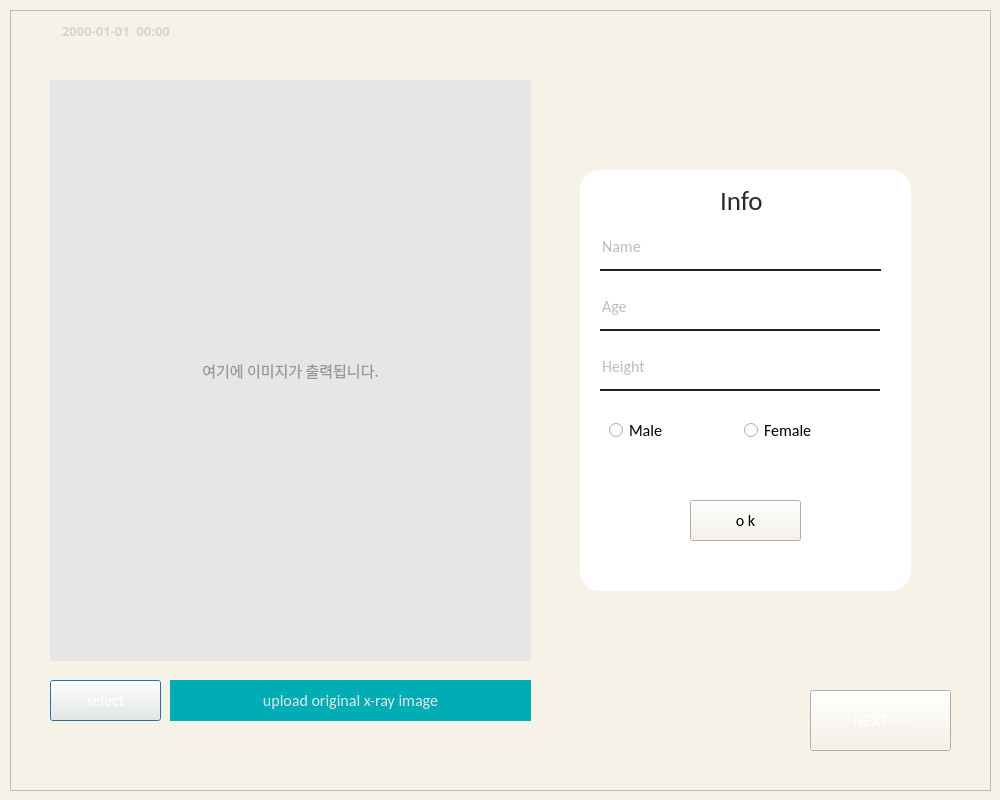
<?xml version="1.0" encoding="UTF-8"?>
<ui version="4.0">
 <class>step2</class>
 <widget class="QDialog" name="step2">
  <property name="enabled">
   <bool>true</bool>
  </property>
  <property name="geometry">
   <rect>
    <x>0</x>
    <y>0</y>
    <width>1000</width>
    <height>800</height>
   </rect>
  </property>
  <property name="windowTitle">
   <string>Bone Age</string>
  </property>
  <property name="windowIcon">
   <iconset>
    <normaloff>boneage_icon.png</normaloff>boneage_icon.png</iconset>
  </property>
  <property name="styleSheet">
   <string notr="true">background-color:rgb(247, 242, 231);</string>
  </property>
  <widget class="QLabel" name="input_info">
   <property name="geometry">
    <rect>
     <x>580</x>
     <y>170</y>
     <width>331</width>
     <height>421</height>
    </rect>
   </property>
   <property name="font">
    <font>
     <family>Calibri</family>
     <pointsize>12</pointsize>
    </font>
   </property>
   <property name="styleSheet">
    <string notr="true">background-color: rgb(255, 255, 255);
border-bottom-right-radius: 20px;
border-bottom-left-radius: 20px;
border-top-right-radius: 20px;
border-top-left-radius: 20px;
</string>
   </property>
   <property name="text">
    <string/>
   </property>
  </widget>
  <widget class="QLabel" name="label">
   <property name="geometry">
    <rect>
     <x>720</x>
     <y>180</y>
     <width>51</width>
     <height>41</height>
    </rect>
   </property>
   <property name="font">
    <font>
     <family>Calibri</family>
     <pointsize>20</pointsize>
    </font>
   </property>
   <property name="toolTip">
    <string>&lt;html&gt;&lt;head/&gt;&lt;body&gt;&lt;p align=&quot;center&quot;&gt;&lt;br/&gt;&lt;/p&gt;&lt;/body&gt;&lt;/html&gt;</string>
   </property>
   <property name="whatsThis">
    <string>&lt;html&gt;&lt;head/&gt;&lt;body&gt;&lt;p align=&quot;center&quot;&gt;&lt;br/&gt;&lt;/p&gt;&lt;/body&gt;&lt;/html&gt;</string>
   </property>
   <property name="styleSheet">
    <string notr="true">background-color:rgb(255, 255, 255);
color: rgb(42, 42, 42)</string>
   </property>
   <property name="text">
    <string>Info</string>
   </property>
  </widget>
  <widget class="QLineEdit" name="input_name">
   <property name="geometry">
    <rect>
     <x>600</x>
     <y>230</y>
     <width>281</width>
     <height>41</height>
    </rect>
   </property>
   <property name="font">
    <font>
     <family>Calibri</family>
     <pointsize>12</pointsize>
    </font>
   </property>
   <property name="styleSheet">
    <string notr="true">background-color: rgb(255, 255, 255);
border:none;
border-bottom: 2px solid rgb(35, 35, 35);
color: rgb(124, 124, 124);
padding-bottom: 7px;</string>
   </property>
   <property name="placeholderText">
    <string>Name</string>
   </property>
  </widget>
  <widget class="QLineEdit" name="input_age">
   <property name="geometry">
    <rect>
     <x>600</x>
     <y>290</y>
     <width>280</width>
     <height>41</height>
    </rect>
   </property>
   <property name="font">
    <font>
     <family>Calibri</family>
     <pointsize>12</pointsize>
    </font>
   </property>
   <property name="styleSheet">
    <string notr="true">background-color: rgb(255, 255, 255);
border:none;
border-bottom: 2px solid rgb(35, 35, 35);
color: rgb(124, 124, 124);
padding-bottom: 7px;</string>
   </property>
   <property name="placeholderText">
    <string>Age</string>
   </property>
  </widget>
  <widget class="QLineEdit" name="input_height">
   <property name="geometry">
    <rect>
     <x>600</x>
     <y>350</y>
     <width>280</width>
     <height>41</height>
    </rect>
   </property>
   <property name="font">
    <font>
     <family>Calibri</family>
     <pointsize>12</pointsize>
    </font>
   </property>
   <property name="styleSheet">
    <string notr="true">background-color: rgb(255, 255, 255);
border:none;
border-bottom: 2px solid rgb(35, 35, 35);
color: rgb(124, 124, 124);
padding-bottom: 7px;</string>
   </property>
   <property name="placeholderText">
    <string>Height</string>
   </property>
  </widget>
  <widget class="QFrame" name="frame">
   <property name="geometry">
    <rect>
     <x>10</x>
     <y>10</y>
     <width>981</width>
     <height>781</height>
    </rect>
   </property>
   <property name="font">
    <font>
     <family>Calibri</family>
     <pointsize>12</pointsize>
    </font>
   </property>
   <property name="styleSheet">
    <string notr="true">color: rgb(255, 255, 255);</string>
   </property>
   <property name="frameShape">
    <enum>QFrame::StyledPanel</enum>
   </property>
   <property name="frameShadow">
    <enum>QFrame::Sunken</enum>
   </property>
   <property name="lineWidth">
    <number>10</number>
   </property>
   <widget class="QLabel" name="input_img">
    <property name="geometry">
     <rect>
      <x>40</x>
      <y>70</y>
      <width>481</width>
      <height>581</height>
     </rect>
    </property>
    <property name="font">
     <font>
      <family>AcadEref</family>
      <pointsize>11</pointsize>
      <weight>50</weight>
      <italic>false</italic>
      <bold>false</bold>
     </font>
    </property>
    <property name="styleSheet">
     <string notr="true">background-color: rgb(230, 230, 230);
font: 11pt &quot;AcadEref&quot;; color: rgb(150, 150, 150);</string>
    </property>
    <property name="inputMethodHints">
     <set>Qt::ImhHiddenText</set>
    </property>
    <property name="lineWidth">
     <number>-2</number>
    </property>
    <property name="text">
     <string>여기에 이미지가 출력됩니다.</string>
    </property>
    <property name="textFormat">
     <enum>Qt::AutoText</enum>
    </property>
    <property name="scaledContents">
     <bool>true</bool>
    </property>
    <property name="alignment">
     <set>Qt::AlignCenter</set>
    </property>
    <property name="indent">
     <number>2</number>
    </property>
    <property name="openExternalLinks">
     <bool>true</bool>
    </property>
    <property name="textInteractionFlags">
     <set>Qt::NoTextInteraction</set>
    </property>
   </widget>
   <widget class="QDateTimeEdit" name="time2">
    <property name="geometry">
     <rect>
      <x>10</x>
      <y>10</y>
      <width>194</width>
      <height>22</height>
     </rect>
    </property>
    <property name="font">
     <font>
      <family>Adobe 고딕 Std B</family>
      <pointsize>10</pointsize>
      <weight>75</weight>
      <bold>true</bold>
     </font>
    </property>
    <property name="styleSheet">
     <string notr="true">color: rgb(216, 211, 205);</string>
    </property>
    <property name="wrapping">
     <bool>false</bool>
    </property>
    <property name="frame">
     <bool>false</bool>
    </property>
    <property name="alignment">
     <set>Qt::AlignCenter</set>
    </property>
    <property name="readOnly">
     <bool>true</bool>
    </property>
    <property name="buttonSymbols">
     <enum>QAbstractSpinBox::NoButtons</enum>
    </property>
    <property name="minimumDateTime">
     <datetime>
      <hour>0</hour>
      <minute>0</minute>
      <second>0</second>
      <year>1753</year>
      <month>9</month>
      <day>14</day>
     </datetime>
    </property>
    <property name="displayFormat">
     <string>yyyy-MM-dd  hh:mm</string>
    </property>
   </widget>
   <widget class="QLabel" name="img">
    <property name="geometry">
     <rect>
      <x>200</x>
      <y>250</y>
      <width>151</width>
      <height>91</height>
     </rect>
    </property>
    <property name="font">
     <font>
      <family>Calibri</family>
      <pointsize>12</pointsize>
     </font>
    </property>
    <property name="styleSheet">
     <string notr="true">image: url(./img5.png);
background-color: qlineargradient(spread:pad, x1:0, y1:0, x2:0, y2:0, stop:0 rgba(0, 0, 0, 0), stop:1 rgba(255, 255, 255, 0));</string>
    </property>
    <property name="inputMethodHints">
     <set>Qt::ImhHiddenText</set>
    </property>
    <property name="text">
     <string/>
    </property>
   </widget>
   <widget class="QPushButton" name="img_button">
    <property name="geometry">
     <rect>
      <x>40</x>
      <y>670</y>
      <width>111</width>
      <height>41</height>
     </rect>
    </property>
    <property name="font">
     <font>
      <family>Calibri</family>
      <pointsize>12</pointsize>
     </font>
    </property>
    <property name="styleSheet">
     <string notr="true">background-color: rgb(121, 122, 126);
border:none;
border-bottom: 2px solid rgb(35, 35, 35);
color: rgb(50, 50, 50);
border-bottom-right-radius: 8px;
border-bottom-left-radius: 8px;
border-top-right-radius: 8px;
border-top-left-radius: 8px;
color: rgb(255, 255, 255);

QPushButton#pushButton:pressed{
	padding-left:5px;
	padding-top:5px;
	background-color: rgb(194, 194, 194);
}</string>
    </property>
    <property name="text">
     <string>select</string>
    </property>
    <property name="checkable">
     <bool>false</bool>
    </property>
   </widget>
   <widget class="QLabel" name="description_img">
    <property name="geometry">
     <rect>
      <x>160</x>
      <y>670</y>
      <width>361</width>
      <height>41</height>
     </rect>
    </property>
    <property name="font">
     <font>
      <family>Calibri</family>
      <pointsize>12</pointsize>
     </font>
    </property>
    <property name="styleSheet">
     <string notr="true">background-color: rgb(0, 173, 181);
border:none;
color: rgb(230, 230, 230);
</string>
    </property>
    <property name="text">
     <string>upload original x-ray image</string>
    </property>
    <property name="alignment">
     <set>Qt::AlignCenter</set>
    </property>
    <property name="textInteractionFlags">
     <set>Qt::LinksAccessibleByKeyboard|Qt::LinksAccessibleByMouse|Qt::TextBrowserInteraction|Qt::TextEditable|Qt::TextEditorInteraction|Qt::TextSelectableByKeyboard|Qt::TextSelectableByMouse</set>
    </property>
   </widget>
   <widget class="QPushButton" name="next_button">
    <property name="geometry">
     <rect>
      <x>800</x>
      <y>680</y>
      <width>141</width>
      <height>61</height>
     </rect>
    </property>
    <property name="font">
     <font>
      <family>Calibri</family>
      <pointsize>12</pointsize>
     </font>
    </property>
    <property name="styleSheet">
     <string notr="true">background-color: rgb(236, 236, 236);
border:none;
border-bottom: 2px solid rgb(35, 35, 35);
color: rgb(50, 50, 50);
border-bottom-right-radius: 8px;
border-bottom-left-radius: 8px;
border-top-right-radius: 8px;
border-top-left-radius: 8px;

QPushButton#pushButton:pressed{
	padding-left:5px;
	padding-top:5px;
	background-color: rgb(194, 194, 194);
}</string>
    </property>
    <property name="text">
     <string>NEXT &gt;&gt;</string>
    </property>
    <property name="icon">
     <iconset>
      <selectedon>:/newPrefix/dashboard2.ui</selectedon>
     </iconset>
    </property>
    <property name="autoDefault">
     <bool>true</bool>
    </property>
    <property name="default">
     <bool>false</bool>
    </property>
   </widget>
  </widget>
  <widget class="QPushButton" name="pushButton">
   <property name="geometry">
    <rect>
     <x>690</x>
     <y>500</y>
     <width>111</width>
     <height>41</height>
    </rect>
   </property>
   <property name="font">
    <font>
     <family>Calibri</family>
     <pointsize>12</pointsize>
    </font>
   </property>
   <property name="styleSheet">
    <string notr="true">background-color: rgb(42, 42, 42);
border:none;
border-bottom: 2px solid rgb(35, 35, 35);
color: rgb(214, 214, 214);
border-bottom-right-radius: 5px;
border-bottom-left-radius: 5px;
border-top-right-radius: 5px;
border-top-left-radius: 5px;

QPushButton#pushButton:pressed{
	padding-left:5px;
	padding-top:5px;
	background-color: rgb(194, 194, 194);
}</string>
   </property>
   <property name="text">
    <string>o k</string>
   </property>
  </widget>
  <widget class="QFrame" name="horizontalFrame">
   <property name="geometry">
    <rect>
     <x>600</x>
     <y>410</y>
     <width>281</width>
     <height>41</height>
    </rect>
   </property>
   <property name="styleSheet">
    <string notr="true">border-color: rgb(255, 255, 255);
background-color: rgb(255, 255, 255);</string>
   </property>
   <layout class="QHBoxLayout" name="horizontalLayout">
    <item>
     <widget class="QRadioButton" name="male_btn">
      <property name="font">
       <font>
        <family>Calibri</family>
        <pointsize>12</pointsize>
       </font>
      </property>
      <property name="styleSheet">
       <string notr="true">background-color: rgb(255, 255, 255);</string>
      </property>
      <property name="text">
       <string>Male</string>
      </property>
     </widget>
    </item>
    <item>
     <widget class="QRadioButton" name="female_btn">
      <property name="font">
       <font>
        <family>Calibri</family>
        <pointsize>12</pointsize>
       </font>
      </property>
      <property name="styleSheet">
       <string notr="true">background-color: rgb(255, 255, 255);</string>
      </property>
      <property name="text">
       <string>Female</string>
      </property>
     </widget>
    </item>
   </layout>
  </widget>
  <zorder>frame</zorder>
  <zorder>input_info</zorder>
  <zorder>label</zorder>
  <zorder>input_name</zorder>
  <zorder>input_age</zorder>
  <zorder>input_height</zorder>
  <zorder>pushButton</zorder>
  <zorder>horizontalFrame</zorder>
 </widget>
 <tabstops>
  <tabstop>input_name</tabstop>
  <tabstop>input_age</tabstop>
  <tabstop>input_height</tabstop>
 </tabstops>
 <resources/>
 <connections>
  <connection>
   <sender>img_button</sender>
   <signal>clicked()</signal>
   <receiver>step2</receiver>
   <slot>filedialog_open()</slot>
   <hints>
    <hint type="sourcelabel">
     <x>72</x>
     <y>695</y>
    </hint>
    <hint type="destinationlabel">
     <x>112</x>
     <y>799</y>
    </hint>
   </hints>
  </connection>
  <connection>
   <sender>next_button</sender>
   <signal>clicked()</signal>
   <receiver>step2</receiver>
   <slot>gotonextpage()</slot>
   <hints>
    <hint type="sourcelabel">
     <x>901</x>
     <y>716</y>
    </hint>
    <hint type="destinationlabel">
     <x>904</x>
     <y>797</y>
    </hint>
   </hints>
  </connection>
  <connection>
   <sender>female_btn</sender>
   <signal>clicked()</signal>
   <receiver>step2</receiver>
   <slot>female()</slot>
   <hints>
    <hint type="sourcelabel">
     <x>806</x>
     <y>430</y>
    </hint>
    <hint type="destinationlabel">
     <x>730</x>
     <y>797</y>
    </hint>
   </hints>
  </connection>
  <connection>
   <sender>male_btn</sender>
   <signal>clicked()</signal>
   <receiver>step2</receiver>
   <slot>male()</slot>
   <hints>
    <hint type="sourcelabel">
     <x>668</x>
     <y>433</y>
    </hint>
    <hint type="destinationlabel">
     <x>775</x>
     <y>810</y>
    </hint>
   </hints>
  </connection>
 </connections>
 <slots>
  <slot>filedialog_open()</slot>
  <slot>gotonextpage()</slot>
  <slot>input_info()</slot>
  <slot>female()</slot>
  <slot>male()</slot>
 </slots>
</ui>
